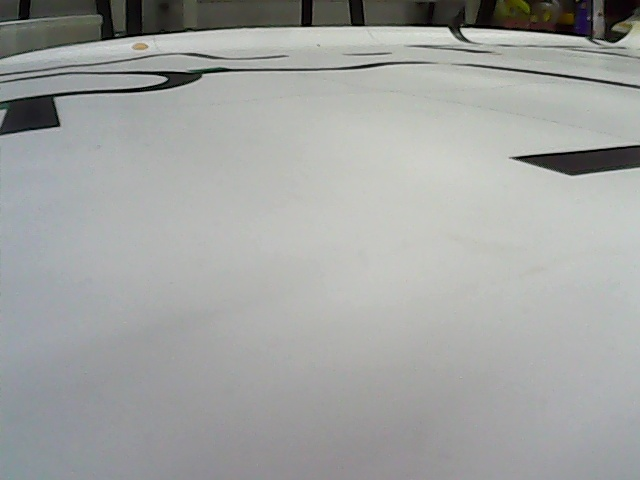
#> input picture pi/hsvcalibimage.jpg, 640 x 480 px, found by its file name
$ python testgs_canny.py
#> lines starting #> are read from the running program, lines starting #| are printed output that depends on the picture; after the words box and inside, x2 and y2 are one past the last pixel; in counts of white or black regions, pixels touching at a corner belong together
import cv2
from MultiThread import WebcamStream
import numpy as np
from matplotlib import pyplot as plt

# [4 lines of commented-out code are left out]
height = 480

crop_h_hsv_gs = 0
crop_h_bw_gs = 0

l_green = np.array([30, 90, 60], np.uint8)
u_green = np.array([85, 255, 255], np.uint8)

def green_squares(frame_bw_gs):
    edges = cv2.Canny(frame_bw_gs, 0, 150)
    return edges

# [5 lines of commented-out code are left out]
frame_org = cv2.imread("hsvcalibimage.jpg")
#> frame_org is the input picture: shape (480, 640, 3); mean B, G, R 161.1, 163.1, 161.2
frame_crop4hsvgs = frame_org[crop_h_hsv_gs:height, :]
frame_crop4bwgs = frame_org[crop_h_bw_gs:height]
frame_bw_gs = cv2.cvtColor(frame_crop4bwgs, cv2.COLOR_BGR2GRAY) #see whether can crop after converting to save processing power
frame_hsv_gs = cv2.cvtColor(frame_crop4hsvgs, cv2.COLOR_BGR2HSV)
#> frame_hsv_gs: shape (480, 640, 3); mean H, S, V 65.9, 12.5, 164.5

mask_green = cv2.inRange(frame_hsv_gs, l_green, u_green)
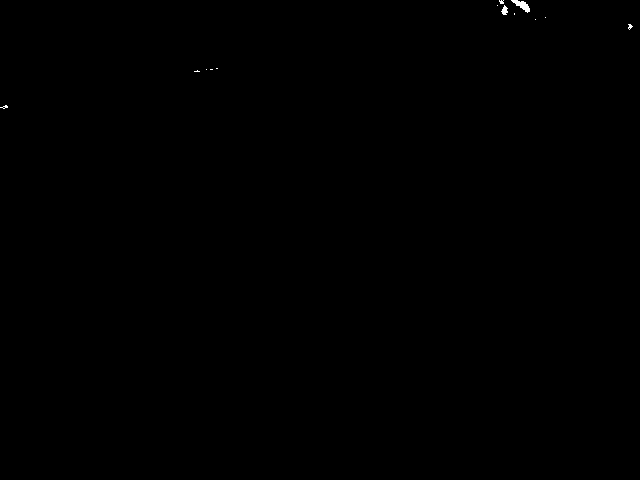
#> mask_green: shape (480, 640); 0.07% white; 13 white regions (11 under 20 px), largest, box (x1, y1, x2, y2) and area: (511, 0, 530, 13) 110, (501, 5, 508, 15) 43

green_sum = np.sum(mask_green)
#> green_sum = 55590

print(green_sum)
#| 55590

if green_sum > 1000000:
    edges = green_squares(frame_bw_gs)

plt.subplot(121),plt.imshow(frame_org,cmap = 'gray')
plt.title('Original Image'), plt.xticks([]), plt.yticks([])
#> (the run stopped early here; a loop or call above may not have finished)
